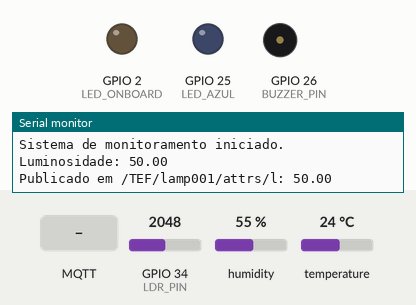
Recording of a sketch running on a simulated ESP32. Shown: output pins drawn as LEDs (lit = HIGH), buzzer (waves = sounding), the last lines printed to the serial monitor. Dashed ring = blinking. The inputs (shaded band) are chosen by the test bench; at power-on: GPIO 34 (LDR_PIN) = 2048, humidity 55 %, temperature 24 °C (analog values on the 0–4095 scale). WiFi joins after 1.5 s; servers stay silent unless stated; no MQTT or app messages arrive unless stated.

Above: at 2.7 s.
2.8 s: MQTT message "temperatura" arrives on the first subscribed topic
At 3.42 s:
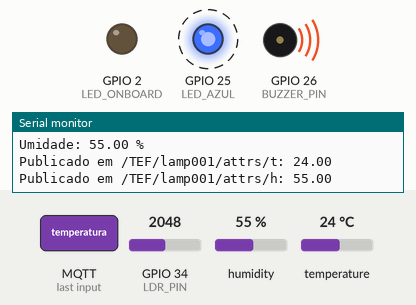
6.3 s: MQTT message "@on" arrives on the first subscribed topic
At 6.68 s:
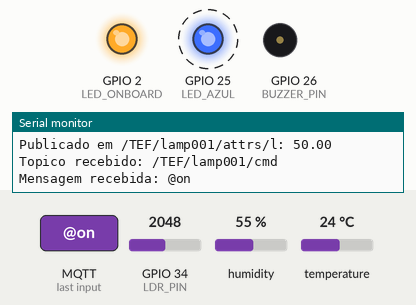
9.8 s: MQTT message "@off" arrives on the first subscribed topic
At 10.68 s:
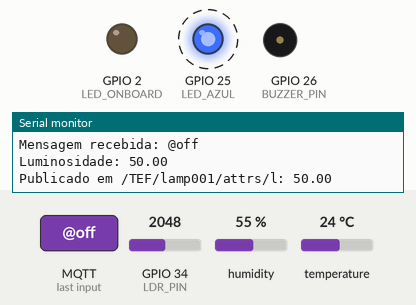
Timing chart, 0 to 19.3 s (numbered marks = the images above; inputs shaded):
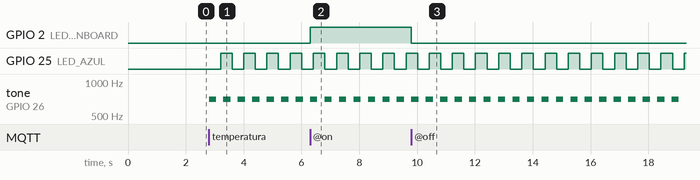

The sketch:

esp32.ino
```cpp
// Vinícius Campestrini RM 570703
// Vinícius Honda RM 569744
// Guilherme Vilela RM 569177


#include <WiFi.h>
#include <PubSubClient.h>
#include <DHT.h>

// ========================================
// WIFI E MQTT
// ========================================

const char* WIFI_SSID = "Wokwi-GUEST";
const char* WIFI_PASSWORD = "";

const char* MQTT_SERVER = "34.201.100.78";
const int MQTT_PORT = 1883;
const char* MQTT_CLIENT_ID = "fiware_001";

const char* TOPICO_SUBSCRIBE = "/TEF/lamp001/cmd";
const char* TOPICO_ALERTA = "/TEF/lamp001/alert";

const char* TOPICO_TEMPERATURA = "/TEF/lamp001/attrs/t";
const char* TOPICO_UMIDADE = "/TEF/lamp001/attrs/h";
const char* TOPICO_LUMINOSIDADE = "/TEF/lamp001/attrs/l";
const char* TOPICO_ESTADO = "/TEF/lamp001/attrs";

WiFiClient espClient;
PubSubClient clienteMQTT(espClient);

// ========================================
// PINOS
// ========================================

const int LED_ONBOARD = 2;
const int LED_AZUL = 25;
const int BUZZER_PIN = 26;
const int LDR_PIN = 34;
const int DHT_PIN = 15;

#define DHTTYPE DHT22

DHT dht(DHT_PIN, DHTTYPE);

// ========================================
// TEMPORIZADORES
// ========================================

unsigned long ultimaLeituraLDR = 0;
unsigned long ultimaLeituraDHT = 0;
unsigned long ultimoEstado = 0;
unsigned long ultimaPiscadaLED = 0;
unsigned long inicioEtapaSom = 0;

unsigned long ultimaTentativaWiFi = 0;
unsigned long ultimaTentativaMQTT = 0;

const unsigned long INTERVALO_LDR = 2000;
const unsigned long INTERVALO_DHT = 3000;
const unsigned long INTERVALO_ESTADO = 5000;
const unsigned long INTERVALO_LED = 400;

const unsigned long INTERVALO_TENTATIVA_WIFI = 5000;
const unsigned long INTERVALO_TENTATIVA_MQTT = 5000;
const unsigned long TIMEOUT_WIFI = 15000;

// ========================================
// ALERTAS
// ========================================

enum TipoAlerta {
  ALERTA_NORMAL,
  ALERTA_TEMPERATURA,
  ALERTA_UMIDADE,
  ALERTA_LUMINOSIDADE
};

TipoAlerta alertaAtual = ALERTA_NORMAL;

bool ledAzulLigado = false;
bool buzzerLigado = false;

const int SOM_TEMPERATURA[] = {700, 0};
const int DURACAO_TEMPERATURA[] = {250, 250};
const int TAM_TEMPERATURA = 2;

const int SOM_UMIDADE[] = {1200, 0, 1200, 0};
const int DURACAO_UMIDADE[] = {150, 100, 150, 600};
const int TAM_UMIDADE = 4;

const int SOM_LUMINOSIDADE[] = {
  1600, 0, 1600, 0, 1600, 0
};

const int DURACAO_LUMINOSIDADE[] = {
  100, 100, 100, 100, 100, 700
};

const int TAM_LUMINOSIDADE = 6;

int etapaSom = 0;

// ========================================
// CONEXÃO WIFI
// ========================================

void conectarWiFi() {
  Serial.println();
  Serial.println("Conectando ao Wi-Fi Wokwi-GUEST...");

  WiFi.mode(WIFI_STA);
  WiFi.begin(WIFI_SSID, WIFI_PASSWORD, 6);

  unsigned long inicio = millis();

  while (WiFi.status() != WL_CONNECTED &&
         millis() - inicio < TIMEOUT_WIFI) {
    delay(500);
    Serial.print(".");
  }

  Serial.println();

  if (WiFi.status() == WL_CONNECTED) {
    Serial.println("Wi-Fi conectado!");
    Serial.print("IP local: ");
    Serial.println(WiFi.localIP());
  } else {
    Serial.println("Falha ao conectar ao Wi-Fi.");
    Serial.print("Status Wi-Fi: ");
    Serial.println(WiFi.status());
    Serial.println("Nova tentativa em breve.");
  }
}

// ========================================
// CONTROLE DO BUZZER
// ========================================

void desligarBuzzer() {
  noTone(BUZZER_PIN);
  buzzerLigado = false;
  etapaSom = 0;
}

void atualizarBuzzer() {
  if (alertaAtual == ALERTA_NORMAL) {
    if (buzzerLigado || etapaSom != 0) {
      desligarBuzzer();
    }
    return;
  }

  const int* frequencias;
  const int* duracoes;
  int quantidade;

  switch (alertaAtual) {
    case ALERTA_TEMPERATURA:
      frequencias = SOM_TEMPERATURA;
      duracoes = DURACAO_TEMPERATURA;
      quantidade = TAM_TEMPERATURA;
      break;

    case ALERTA_UMIDADE:
      frequencias = SOM_UMIDADE;
      duracoes = DURACAO_UMIDADE;
      quantidade = TAM_UMIDADE;
      break;

    case ALERTA_LUMINOSIDADE:
      frequencias = SOM_LUMINOSIDADE;
      duracoes = DURACAO_LUMINOSIDADE;
      quantidade = TAM_LUMINOSIDADE;
      break;

    default:
      desligarBuzzer();
      return;
  }

  unsigned long agora = millis();

  if (agora - inicioEtapaSom >=
      (unsigned long)duracoes[etapaSom]) {

    inicioEtapaSom = agora;
    etapaSom = (etapaSom + 1) % quantidade;

    if (frequencias[etapaSom] == 0) {
      noTone(BUZZER_PIN);
      buzzerLigado = false;
    } else {
      tone(BUZZER_PIN, frequencias[etapaSom]);
      buzzerLigado = true;
    }
  }
}

// ========================================
// CONTROLE DO LED AZUL
// ========================================

void atualizarLED() {
  if (alertaAtual == ALERTA_NORMAL) {
    digitalWrite(LED_AZUL, LOW);
    ledAzulLigado = false;
    return;
  }

  unsigned long agora = millis();

  if (agora - ultimaPiscadaLED >= INTERVALO_LED) {
    ultimaPiscadaLED = agora;
    ledAzulLigado = !ledAzulLigado;

    digitalWrite(
      LED_AZUL,
      ledAzulLigado ? HIGH : LOW
    );
  }
}

// ========================================
// ATIVAÇÃO DOS ALERTAS
// ========================================

void ativarAlerta(TipoAlerta novoAlerta) {
  alertaAtual = novoAlerta;

  if (novoAlerta == ALERTA_NORMAL) {
    desligarBuzzer();
    digitalWrite(LED_AZUL, LOW);
    ledAzulLigado = false;

    Serial.println("Alertas encerrados.");
    return;
  }

  etapaSom = 0;
  inicioEtapaSom = millis();
  ultimaPiscadaLED = millis();
  ledAzulLigado = false;

  digitalWrite(LED_AZUL, LOW);

  switch (alertaAtual) {
    case ALERTA_TEMPERATURA:
      tone(BUZZER_PIN, SOM_TEMPERATURA[0]);
      Serial.println("Alerta de temperatura ativado.");
      break;

    case ALERTA_UMIDADE:
      tone(BUZZER_PIN, SOM_UMIDADE[0]);
      Serial.println("Alerta de umidade ativado.");
      break;

    case ALERTA_LUMINOSIDADE:
      tone(BUZZER_PIN, SOM_LUMINOSIDADE[0]);
      Serial.println("Alerta de luminosidade ativado.");
      break;

    default:
      noTone(BUZZER_PIN);
      return;
  }

  buzzerLigado = true;
}

// ========================================
// RECEBIMENTO DE COMANDOS MQTT
// ========================================

void callback(
  char* topico,
  byte* mensagem,
  unsigned int tamanho
) {
  String conteudo = "";

  for (unsigned int cont = 0; cont < tamanho; cont++) {
    conteudo += (char)mensagem[cont];
  }

  conteudo.trim();

  String topicoRecebido = String(topico);

  Serial.print("Topico recebido: ");
  Serial.println(topicoRecebido);

  Serial.print("Mensagem recebida: ");
  Serial.println(conteudo);

  // Comandos enviados pelo servidor do dashboard.
  if (topicoRecebido == TOPICO_SUBSCRIBE) {

    // LED integrado, preservando os comandos tradicionais.
    if (conteudo.indexOf("@on") >= 0) {
      digitalWrite(LED_ONBOARD, HIGH);
    }

    if (conteudo.indexOf("@off") >= 0) {
      digitalWrite(LED_ONBOARD, LOW);
    }

    // Formato do servidor: lamp001@tipo
    if (conteudo.endsWith("@temperatura") ||
        conteudo == "temperatura") {

      ativarAlerta(ALERTA_TEMPERATURA);

    } else if (conteudo.endsWith("@umidade") ||
               conteudo == "umidade") {

      ativarAlerta(ALERTA_UMIDADE);

    } else if (conteudo.endsWith("@luminosidade") ||
               conteudo == "luminosidade") {

      ativarAlerta(ALERTA_LUMINOSIDADE);

    } else if (conteudo.endsWith("@normal") ||
               conteudo == "normal") {

      ativarAlerta(ALERTA_NORMAL);
    }
  }

  // Compatibilidade com mensagens enviadas ao tópico de alertas.
  if (topicoRecebido == TOPICO_ALERTA) {

    if (conteudo == "temperatura") {
      ativarAlerta(ALERTA_TEMPERATURA);

    } else if (conteudo == "umidade") {
      ativarAlerta(ALERTA_UMIDADE);

    } else if (conteudo == "luminosidade") {
      ativarAlerta(ALERTA_LUMINOSIDADE);

    } else if (conteudo == "normal") {
      ativarAlerta(ALERTA_NORMAL);

    } else {
      Serial.println("Comando de alerta desconhecido.");
    }
  }
}

// ========================================
// CONEXÃO MQTT
// ========================================

void conectarMQTT() {
  if (WiFi.status() != WL_CONNECTED) {
    Serial.println("Sem Wi-Fi. MQTT aguardando.");
    return;
  }

  Serial.print("Conectando ao MQTT...");

  if (clienteMQTT.connect(MQTT_CLIENT_ID)) {
    Serial.println(" conectado!");

    clienteMQTT.subscribe(TOPICO_SUBSCRIBE);
    clienteMQTT.subscribe(TOPICO_ALERTA);

    Serial.println("Inscricoes MQTT realizadas.");

  } else {
    Serial.print(" falhou. Codigo: ");
    Serial.println(clienteMQTT.state());
    Serial.println("Nova tentativa em breve.");
  }
}

// ========================================
// PUBLICAÇÃO DOS SENSORES
// ========================================

void publicarValor(const char* topico, float valor) {
  if (!clienteMQTT.connected()) {
    return;
  }

  char mensagem[20];
  snprintf(mensagem, sizeof(mensagem), "%.2f", valor);

  if (clienteMQTT.publish(topico, mensagem)) {
    Serial.print("Publicado em ");
    Serial.print(topico);
    Serial.print(": ");
    Serial.println(mensagem);
  } else {
    Serial.print("Falha ao publicar em ");
    Serial.println(topico);
  }
}

// ========================================
// LEITURA DO LDR
// ========================================

void lerLuminosidade() {
  int leitura = analogRead(LDR_PIN);

  float luminosidade = map(leitura, 0, 4095, 100, 0);
  luminosidade = constrain(luminosidade, 0, 100);

  Serial.print("Luminosidade: ");
  Serial.println(luminosidade);

  publicarValor(TOPICO_LUMINOSIDADE, luminosidade);
}

// ========================================
// LEITURA DO DHT22
// ========================================

void lerDHT() {
  float temperatura = dht.readTemperature();
  float umidade = dht.readHumidity();

  if (isnan(temperatura) || isnan(umidade)) {
    Serial.println("Erro na leitura do DHT22.");
    return;
  }

  Serial.print("Temperatura: ");
  Serial.print(temperatura);
  Serial.println(" C");

  Serial.print("Umidade: ");
  Serial.print(umidade);
  Serial.println(" %");

  publicarValor(TOPICO_TEMPERATURA, temperatura);
  publicarValor(TOPICO_UMIDADE, umidade);
}

// ========================================
// SETUP
// ========================================

void setup() {
  Serial.begin(115200);

  pinMode(LED_ONBOARD, OUTPUT);
  pinMode(LED_AZUL, OUTPUT);
  pinMode(BUZZER_PIN, OUTPUT);

  digitalWrite(LED_ONBOARD, LOW);
  digitalWrite(LED_AZUL, LOW);
  noTone(BUZZER_PIN);

  analogReadResolution(12);
  dht.begin();

  clienteMQTT.setServer(MQTT_SERVER, MQTT_PORT);
  clienteMQTT.setCallback(callback);
  clienteMQTT.setKeepAlive(30);
  clienteMQTT.setSocketTimeout(3);

  conectarWiFi();

  if (WiFi.status() == WL_CONNECTED) {
    conectarMQTT();
  }

  Serial.println("Sistema de monitoramento iniciado.");
}

// ========================================
// LOOP
// ========================================

void loop() {
  unsigned long agora = millis();

  // Reconexão Wi-Fi.
  if (WiFi.status() != WL_CONNECTED) {
    if (agora - ultimaTentativaWiFi >=
        INTERVALO_TENTATIVA_WIFI) {

      ultimaTentativaWiFi = agora;
      conectarWiFi();
    }
  }

  // Reconexão MQTT.
  if (WiFi.status() == WL_CONNECTED &&
      !clienteMQTT.connected()) {

    if (agora - ultimaTentativaMQTT >=
        INTERVALO_TENTATIVA_MQTT) {

      ultimaTentativaMQTT = agora;
      conectarMQTT();
    }
  }

  // Processamento das mensagens recebidas.
  if (clienteMQTT.connected()) {
    clienteMQTT.loop();
  }

  agora = millis();

  // Leitura do LDR.
  if (agora - ultimaLeituraLDR >= INTERVALO_LDR) {
    ultimaLeituraLDR = agora;
    lerLuminosidade();
  }

  // Leitura do DHT22.
  if (agora - ultimaLeituraDHT >= INTERVALO_DHT) {
    ultimaLeituraDHT = agora;
    lerDHT();
  }

  // Estado do dispositivo para o FIWARE.
  if (agora - ultimoEstado >= INTERVALO_ESTADO) {
    ultimoEstado = agora;

    if (clienteMQTT.connected()) {
      clienteMQTT.publish(TOPICO_ESTADO, "s|on");
    }
  }

  // Atualização contínua dos alertas.
  atualizarLED();
  atualizarBuzzer();
}
```

Measured:
- after the input at 2.8 s, GPIO 25 (LED_AZUL): alternates HIGH for 0.40 s and LOW for 0.40 s, starting after 0.40 s; tone on GPIO 26 (BUZZER_PIN): alternates 700 Hz for 0.25 s and silent for 0.25 s, starting at once
- after the input at 6.3 s, GPIO 2 (LED_ONBOARD): LOW → HIGH at once
- after the input at 9.8 s, GPIO 2 (LED_ONBOARD): HIGH → LOW at once
